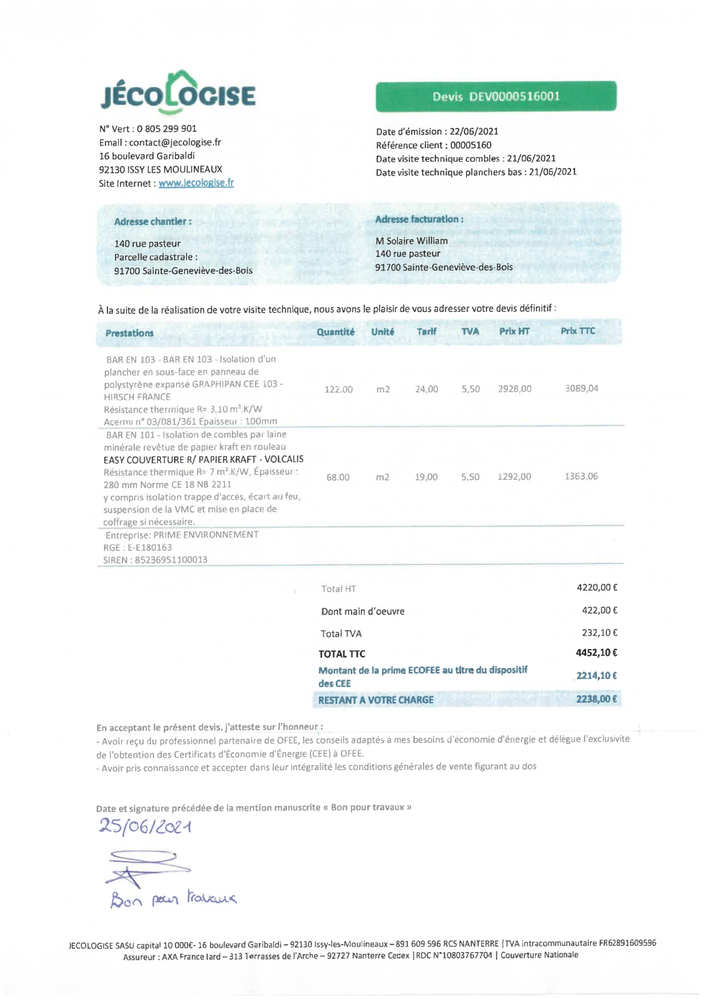
#> input picture test_images/image_3.png, 707 x 999 px, shrunk from 1040 x 1470 before the run
$ jupyter execute test_adjustement.ipynb
#> lines starting #> are read from the running program, lines starting #| are printed output that depends on the picture; after the words box and inside, x2 and y2 are one past the last pixel; in counts of white or black regions, pixels touching at a corner belong together
[cell 1]
from PIL import Image, ImageEnhance

[cell 2]
file_path = "test_images/image_3.png"

[cell 3]
im = Image.open(file_path)
#> im is the input picture: PIL image 707x999 RGB; mean R, G, B 244.5, 247.4, 247.3

## Manual

[cell 4]
#image brightness enhancer
enhancer = ImageEnhance.Contrast(im)
factor = 1 #gives original image
im_output = enhancer.enhance(factor)

[cell 5]
im_output

[cell 6]
im_output = enhancer.enhance(2.0)
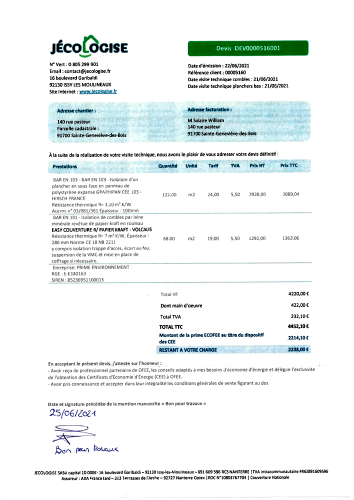
#> im_output: PIL image 707x999 RGB (shown at 1/2 size); mean R, G, B 237.8, 242.1, 241.9
im_output

## Auto

[cell 7]
import cv2
img = cv2.imread(file_path)

## CLAHE

[cell 8]
import numpy as np
import cv2
from matplotlib import pyplot as plt

[cell 9]
img = cv2.imread(file_path,0)
#> img: shape (999, 707)

[cell 10]
clahe = cv2.createCLAHE(clipLimit=3.0, tileGridSize=(3,3))

[cell 11]
cl1 = clahe.apply(img)
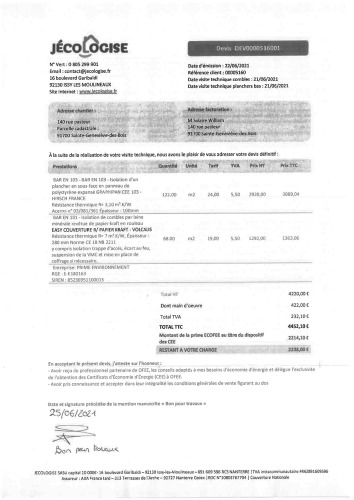
#> cl1: shape (999, 707) (shown at 1/2 size); min 9, max 255, mean 240.6

[cell 12]
cv2.imwrite('clahe_2.png',cl1)
#> Out = True

[cell 13]
equ = cv2.equalizeHist(img,)
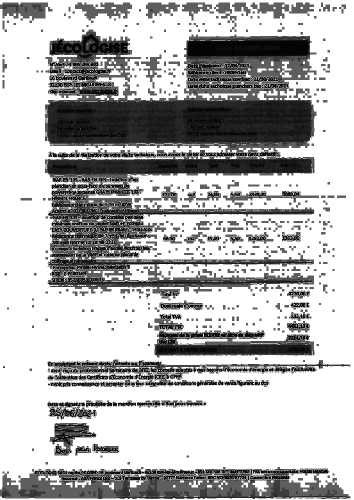
#> equ: shape (999, 707) (shown at 1/2 size); min 0, max 255, mean 181.1
cv2.imwrite('hist_2.png',equ)
#> Out = True

[cell 14]
ret, th = cv2.threshold(img,
    0,  # threshold value, ignored when using cv2.THRESH_OTSU
    255,  # maximum value assigned to pixel values exceeding the threshold
     cv2.THRESH_OTSU)  # thresholding type
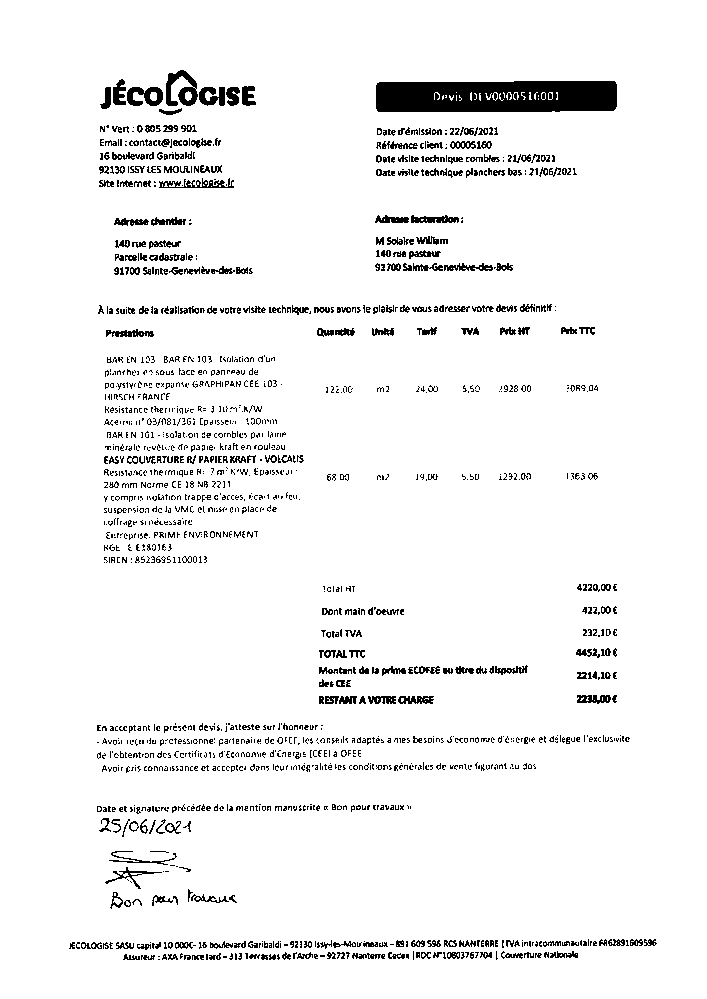
#> th: shape (999, 707); 94.7% white; 1527 black regions (1177 under 20 px), largest, box (x1, y1, x2, y2) and area: (376, 81, 617, 112) 6936, (166, 70, 198, 106) 616, (127, 87, 163, 106) 440
#> ret = 200

[cell 15]
ret
#> Out = 200

[cell 16]
cv2.imwrite('otsu_2.png',th)
#> Out = True

## local otsu

[cell 17]
import matplotlib
import matplotlib.pyplot as plt
from skimage import data
from skimage.morphology import disk
from skimage.filters import threshold_otsu, rank
from skimage.util import img_as_ubyte
from skimage.io import imread, imsave

[cell 18]
matplotlib.rcParams['font.size'] = 9


img = img_as_ubyte(imread(file_path, as_gray=True))

radius = 50
selem = disk(radius)

local_otsu = rank.otsu(img, selem)
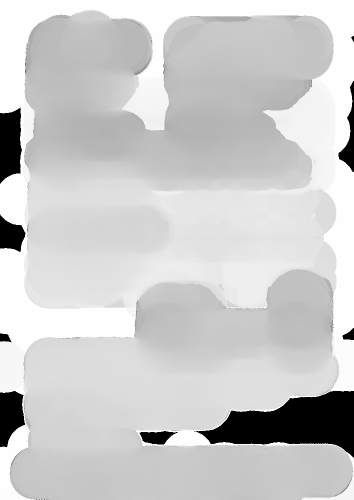
#> local_otsu: shape (999, 707) (shown at 1/2 size); min 0, max 254, mean 203.6
threshold_global_otsu = threshold_otsu(img,)
#> threshold_global_otsu = 202
global_otsu = img >= threshold_global_otsu
#> global_otsu: shape (999, 707) bool; 94.7% white; 1493 black regions (1136 under 20 px), largest, box (x1, y1, x2, y2) and area: (376, 81, 617, 112) 6855, (166, 70, 198, 106) 611, (127, 87, 163, 106) 439
otsu_local = img >= local_otsu
#> otsu_local: shape (999, 707) bool; 93% white; 1364 black regions (795 under 20 px), largest, box (x1, y1, x2, y2) and area: (376, 81, 617, 112) 6735, (526, 202, 622, 284) 4372, (263, 203, 334, 261) 2290
imsave('local_otsu.png' ,otsu_local )

fig, ax = plt.subplots(2, 2, figsize=(8, 5))
ax1, ax2, ax3, ax4 = ax.ravel()

fig.colorbar(ax1.imshow(img, cmap=plt.cm.gray),
           ax=ax1, orientation='horizontal')
ax1.set_title('Original')
ax1.axis('off')

fig.colorbar(ax2.imshow(local_otsu, cmap=plt.cm.gray),
           ax=ax2, orientation='horizontal')
ax2.set_title('Local Otsu (radius=%d)' % radius)
ax2.axis('off')

ax3.imshow(img >= local_otsu, cmap=plt.cm.gray)
ax3.set_title('Original >= Local Otsu' % threshold_global_otsu)
ax3.axis('off')

ax4.imshow(global_otsu, cmap=plt.cm.gray)
ax4.set_title('Global Otsu (threshold = %d)' % threshold_global_otsu)
ax4.axis('off')

plt.show()
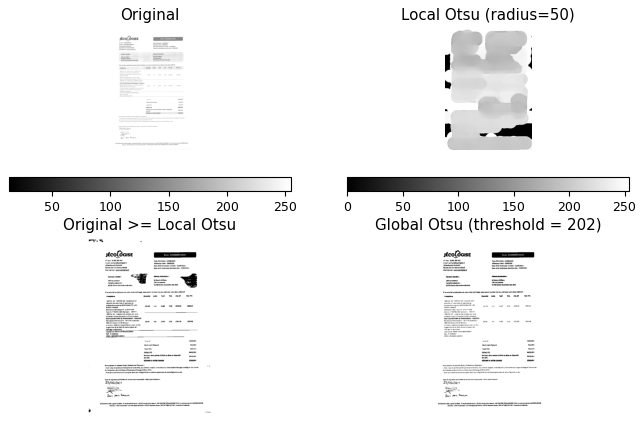
#> figure drawn by matplotlib, 6 panels

[cell 19]
otsu_local = img >= local_otsu
med_otsu = .7 * img + .3 * otsu_local * 255
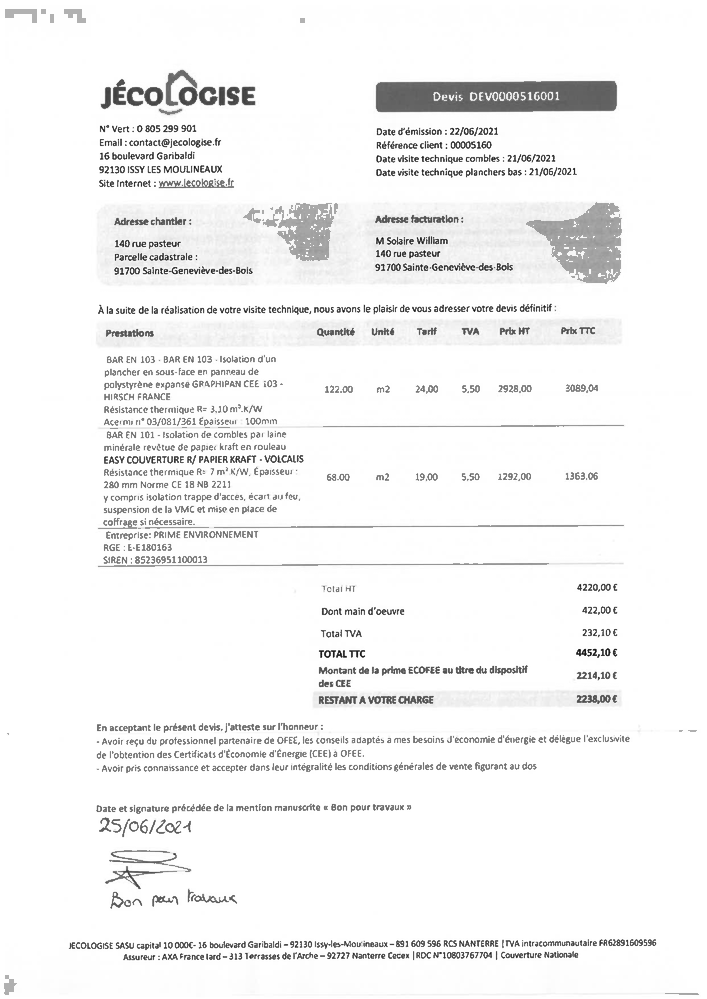
#> med_otsu: shape (999, 707) float64; min 9.1, max 255, mean 243.9

$ run again, with test_images/image_1.png copied over test_images/image_3.png
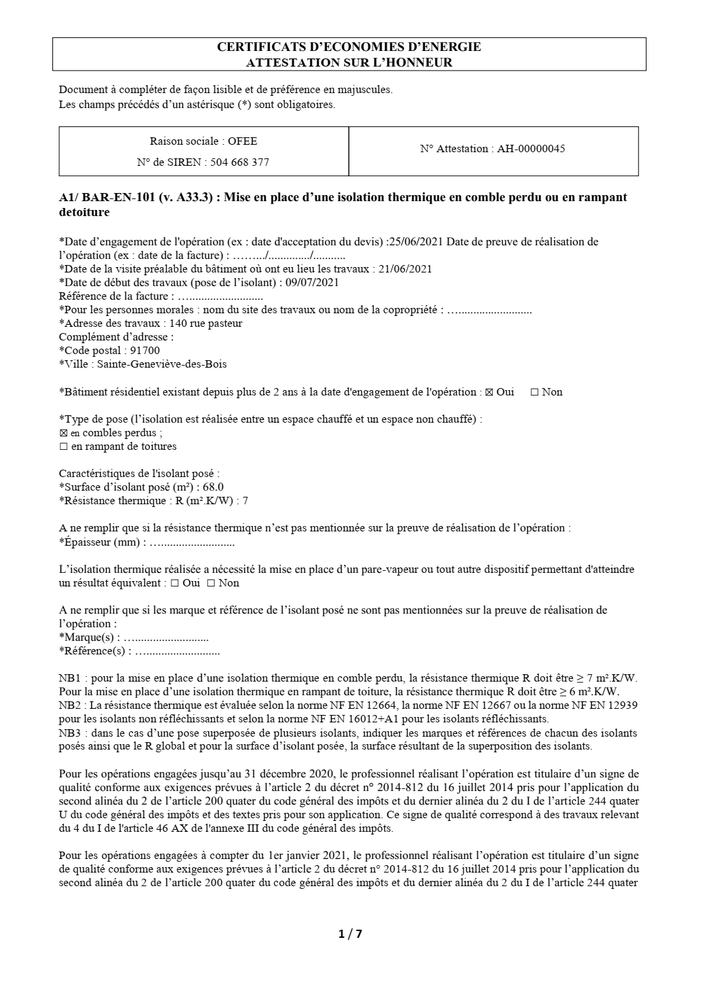
#> input picture test_images/image_1.png, 707 x 999 px, shrunk from 1040 x 1470 before the run
#> im is the input picture: PIL image 707x999 RGB; min 0, max 255, mean 241.8
#> `cv2.imwrite('clahe_2.png',cl1)`: Out = True
#> `ret, th = cv2.threshold(img, 0,`:
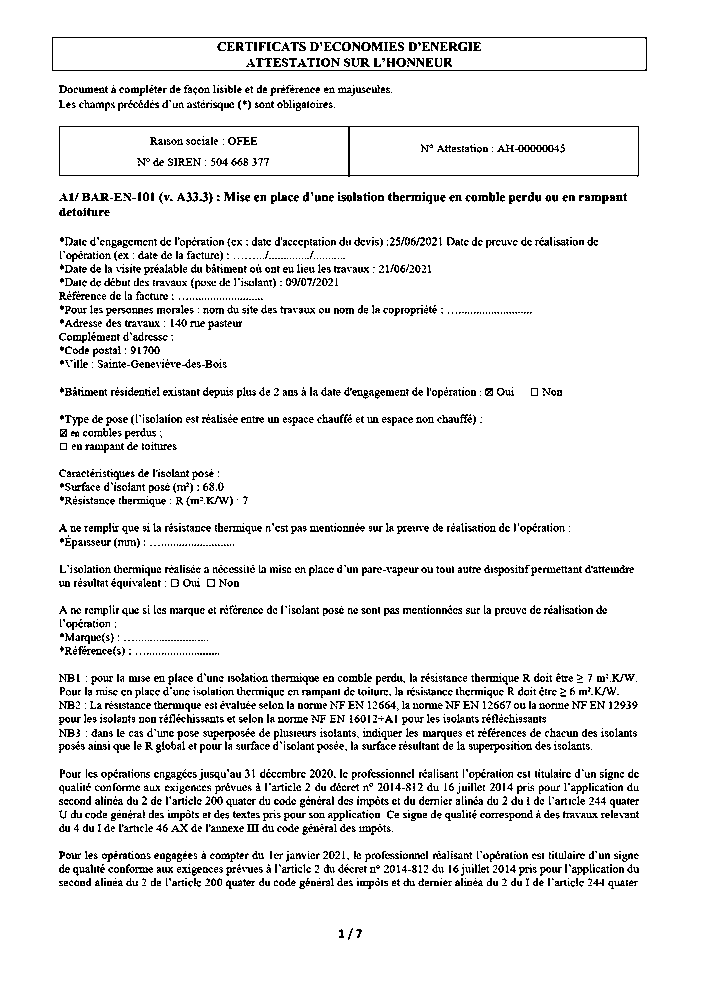
#> th: shape (999, 707); 92.5% white; black in thin lines or dots, all inside (x1, y1, x2, y2) = (52, 37, 647, 940)
#> ret = 180
#> `cv2.imwrite('otsu_2.png',th)`: Out = True
#> threshold_global_otsu = 180
#> `otsu_local = img >= local_otsu`:
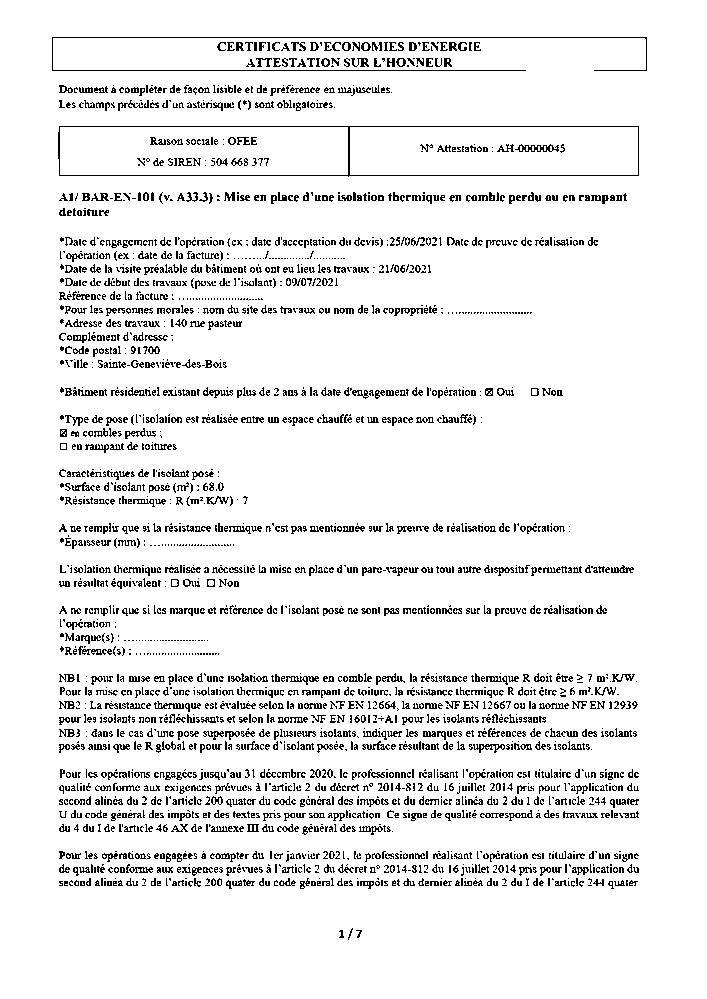
#> otsu_local: shape (999, 707) bool; 92.6% white; black in thin lines or dots, all inside (x1, y1, x2, y2) = (52, 37, 647, 940)

$ run again, with test_images/image_2.png copied over test_images/image_3.png
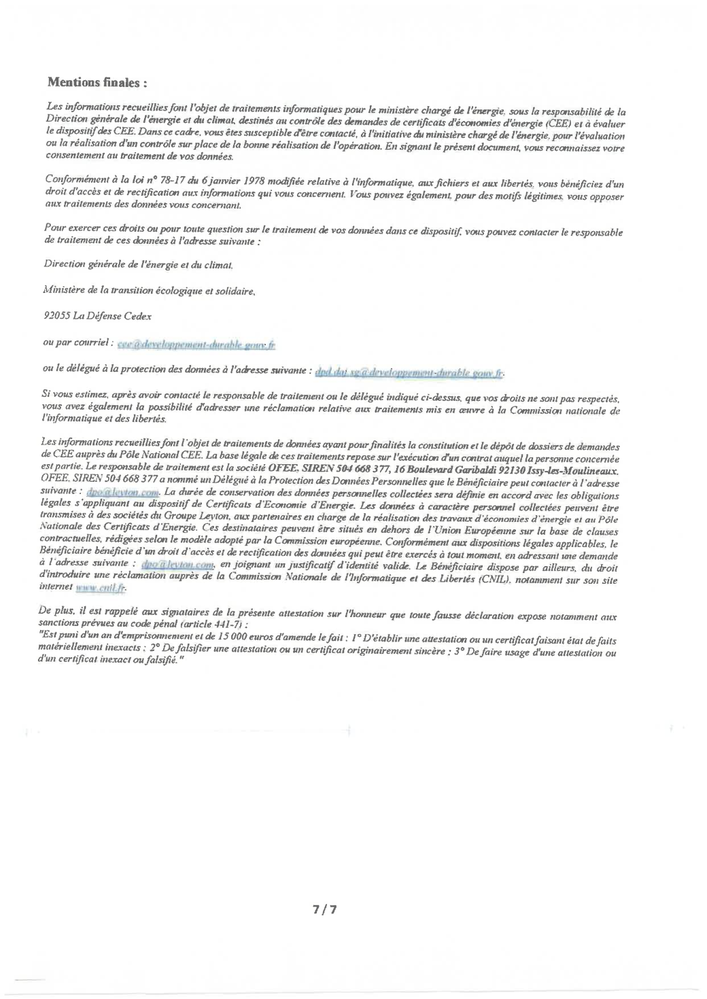
#> input picture test_images/image_2.png, 707 x 999 px, shrunk from 1040 x 1470 before the run
#> im is the input picture: PIL image 707x999 RGB; mean R, G, B 244.5, 244.6, 244.5
#> `cv2.imwrite('clahe_2.png',cl1)`: Out = True
#> `ret, th = cv2.threshold(img, 0,`:
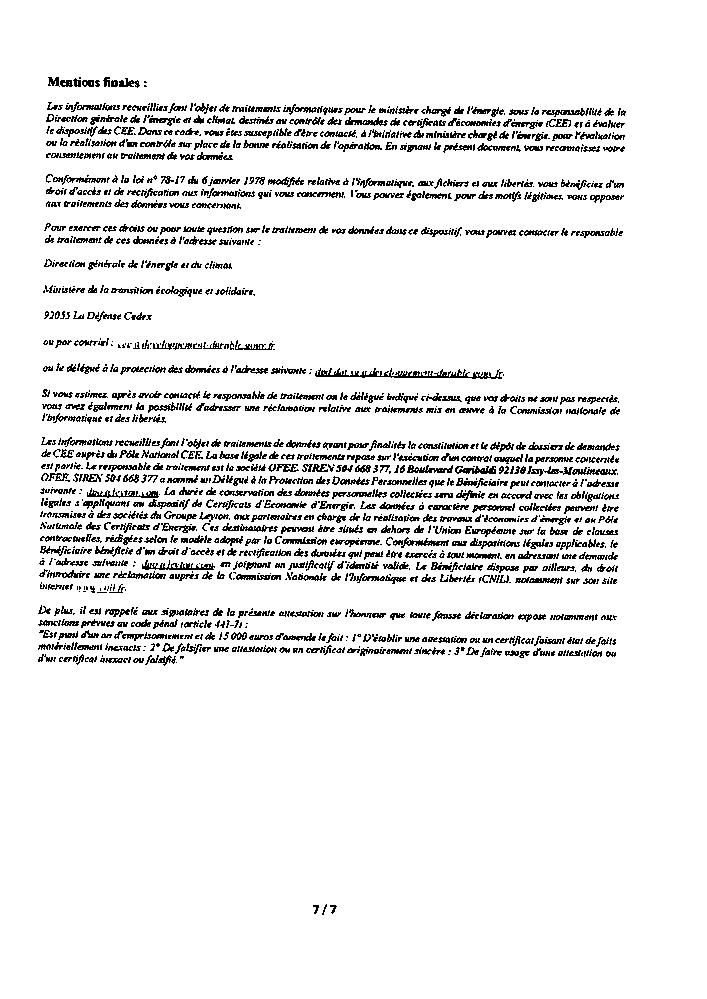
#> th: shape (999, 707); 92.1% white; black in thin lines or dots, all inside (x1, y1, x2, y2) = (38, 77, 626, 915)
#> ret = 199
#> `cv2.imwrite('otsu_2.png',th)`: Out = True
#> threshold_global_otsu = 199
#> `otsu_local = img >= local_otsu`:
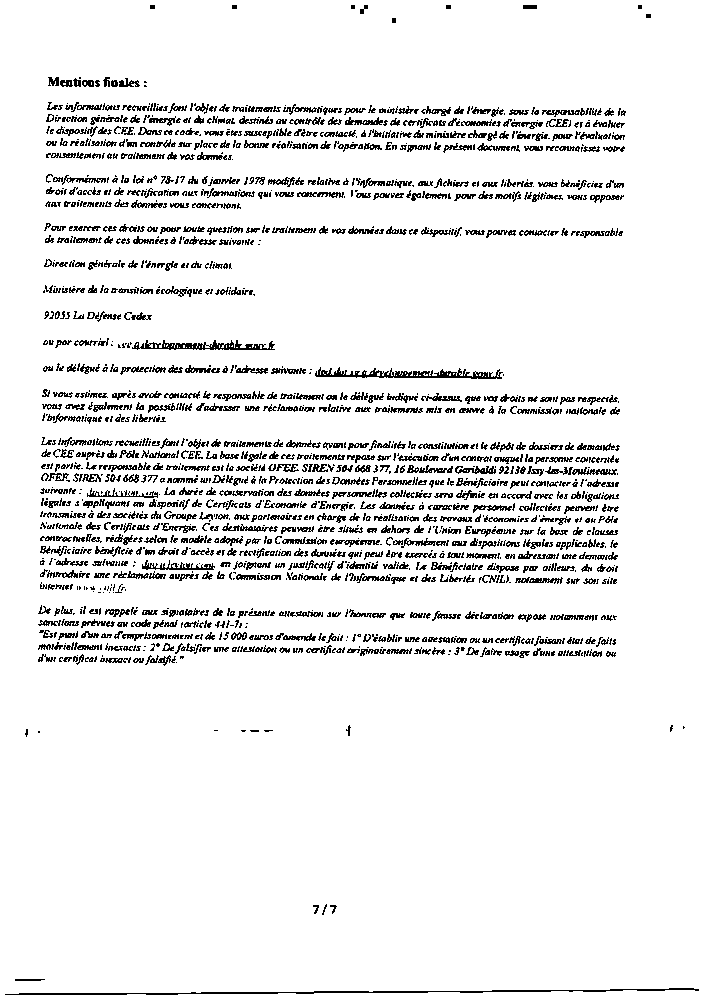
#> otsu_local: shape (999, 707) bool; 92.1% white; black in thin lines or dots
